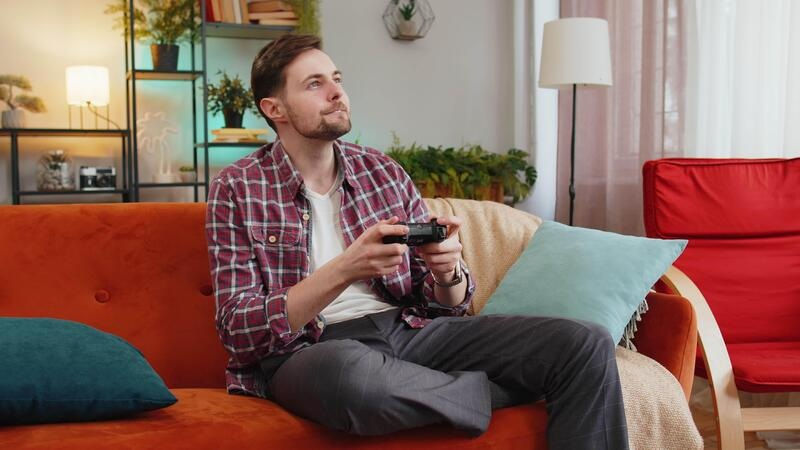
#> input picture ocarina-nostalgia/assets/fotos/Z02_nino_jugando_90s.jpg, 800 x 450 px
$ python z04.py ../../assets/fotos/Z02_nino_jugando_90s.jpg ../../assets/fotos/Z09_padre_hijo_jugando.jpg
#> lines starting #> are read from the running program, lines starting #| are printed output that depends on the picture; after the words box and inside, x2 and y2 are one past the last pixel; in counts of white or black regions, pixels touching at a corner belong together
"""Z04 ocarinas: borra la marca de agua del banco de imágenes y recorta el fondo blanco (también el encerrado por el cordón)."""
import sys
sys.path.insert(0, '/home/user/motion-graphics-test')
import numpy as np, cv2
from PIL import Image
from scipy import ndimage as ndi
src, out = sys.argv[1], sys.argv[2]
im = np.asarray(Image.open(src).convert('RGB')).copy()
#> im is the input picture: shape (450, 800, 3); mean R, G, B 137.3, 104.3, 95.5
H, W, _ = im.shape
#> H = 450; W = 800
hsv = cv2.cvtColor(im, cv2.COLOR_RGB2HSV).astype(np.float32)
L = cv2.cvtColor(im, cv2.COLOR_RGB2LAB)[..., 0].astype(np.float32)
med = cv2.medianBlur(L.astype(np.uint8), 9).astype(np.float32)
R = np.zeros((H, W), bool); R[250:308, 236:550] = True
stroke = ((L - med) > 8) & R & (hsv[..., 1] < 105)
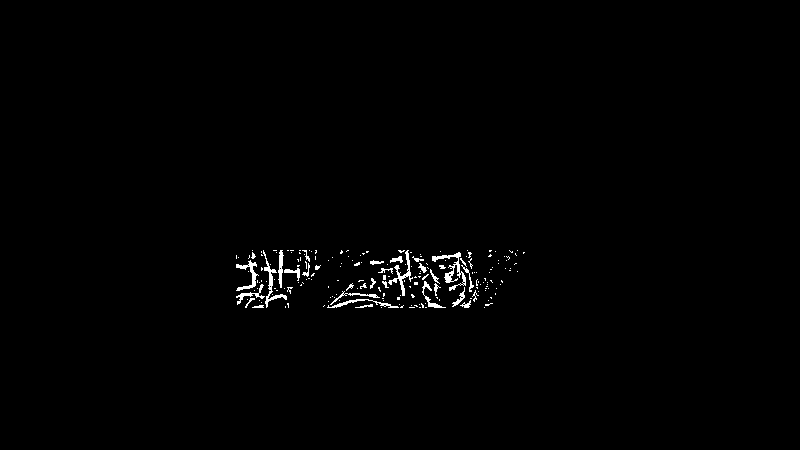
#> stroke: shape (450, 800) bool; 0.85% white in thin lines or dots, all inside (x1, y1, x2, y2) = (236, 250, 525, 308)
stroke = cv2.dilate(stroke.astype(np.uint8), np.ones((3, 3), np.uint8))
#> stroke: shape (450, 800); values 0 (black) and 1 (white), 2.1% white; 43 white regions (19 under 20 px), largest, box (x1, y1, x2, y2) and area: (235, 249, 316, 309) 2238, (377, 249, 447, 309) 1697, (431, 249, 494, 309) 1513
im = cv2.inpaint(im, stroke, 3, cv2.INPAINT_TELEA)
# segunda pasada para los restos tenues de la marca
L = cv2.cvtColor(im, cv2.COLOR_RGB2LAB)[..., 0].astype(np.float32); med = cv2.medianBlur(L.astype(np.uint8), 11).astype(np.float32)
hsv = cv2.cvtColor(im, cv2.COLOR_RGB2HSV).astype(np.float32)
st2 = ((L - med) > 5) & R & (hsv[..., 1] < 95)
#> st2: shape (450, 800) bool; 0.45% white in thin lines or dots, all inside (x1, y1, x2, y2) = (236, 250, 534, 308)
im = cv2.inpaint(im, cv2.dilate(st2.astype(np.uint8), np.ones((3, 3), np.uint8)), 3, cv2.INPAINT_TELEA)
# restos sobre la zona naranja (saturada): cualquier trazo más claro que su entorno
R3 = np.zeros((H, W), bool); R3[255:300, 425:468] = True
L = cv2.cvtColor(im, cv2.COLOR_RGB2LAB)[..., 0].astype(np.float32); med = cv2.medianBlur(L.astype(np.uint8), 13).astype(np.float32)
st3 = ((L - med) > 3) & R3
#> st3: shape (450, 800) bool; 0.21% white; 23 white regions (16 under 20 px), largest, box (x1, y1, x2, y2) and area: (425, 255, 457, 281) 253, (425, 275, 433, 299) 118, (448, 289, 460, 300) 107
im = cv2.inpaint(im, cv2.dilate(st3.astype(np.uint8), np.ones((3, 3), np.uint8)), 4, cv2.INPAINT_TELEA)
Image.fromarray(im).save(out.replace('.png', '_limpia.jpg'), quality=95)
# fondo: blanco o gris muy claro poco saturado (sombra), en manchas grandes aunque no toquen el borde
f = im.astype(np.float32); mn, mx = f.min(2), f.max(2)
light = (mn > 200) & ((mx - mn) < 28)
#> light: shape (450, 800) bool; 6.8% white; 101 white regions (87 under 20 px), largest, box (x1, y1, x2, y2) and area: (696, 0, 800, 158) 16143, (536, 83, 557, 197) 1905, (576, 19, 611, 85) 1817
lab, n = ndi.label(light); sizes = ndi.sum(light, lab, range(1, n + 1))
#> after `lab, n = ndi.label(light)`:
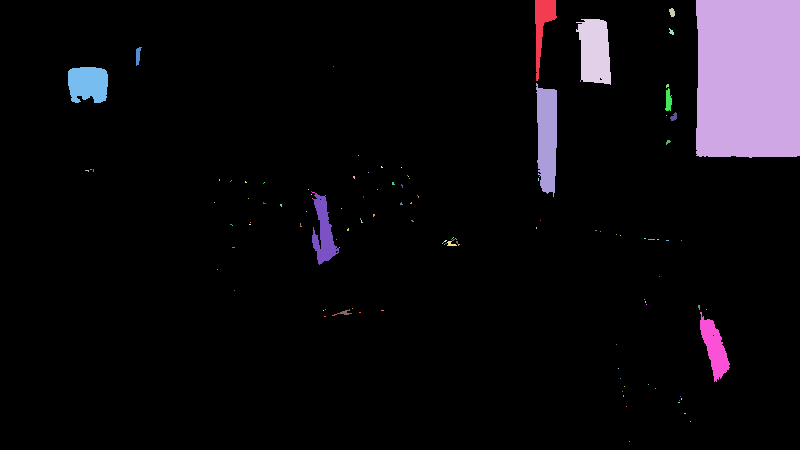
#> lab: shape (450, 800) int32; 128 distinct labels, from 0 to 127; one colour per label, 0 black
#> after `lab, n = ndi.label(light)`: n = 127
#> after `sizes = ndi.sum(light, lab, range(1, n + 1))`: sizes = 127 values, max 16143 at index 1, min 1 at index 6, mean 192.3
bg = np.isin(lab, 1 + np.where(sizes > 150)[0])
#> bg: shape (450, 800) bool; 6.6% white; 7 white regions, largest, box (x1, y1, x2, y2) and area: (696, 0, 800, 158) 16143, (536, 83, 557, 197) 1904, (576, 19, 611, 85) 1815
obj = ~bg
lab2, n2 = ndi.label(obj); s2 = ndi.sum(obj, lab2, range(1, n2 + 1)); keep = 1 + np.where(s2 > 400)[0]; obj = np.isin(lab2, keep)
#> after `lab2, n2 = ndi.label(obj)`:
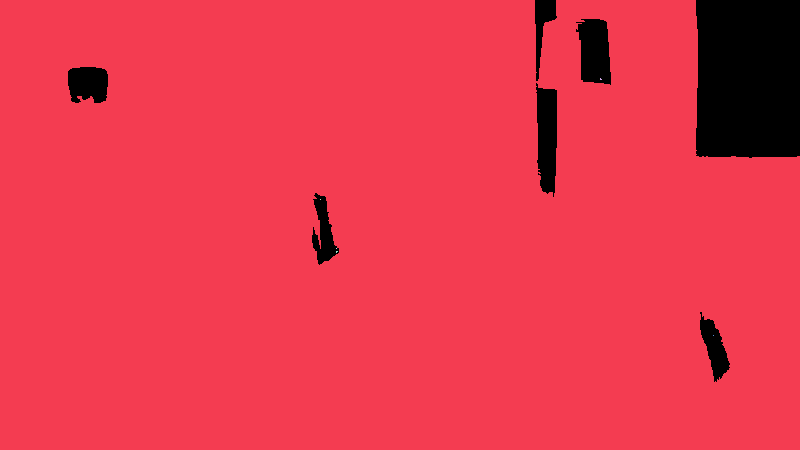
#> lab2: shape (450, 800) int32; 7 distinct labels, from 0 to 6; one colour per label, 0 black
#> after `lab2, n2 = ndi.label(obj)`: n2 = 6
#> after `s2 = ndi.sum(obj, lab2, range(1, n2 + 1))`: s2 = [336165, 3, 1, 1, 3, 1]
#> after `keep = 1 + np.where(s2 > 400)[0]`: keep = [1]
#> after `obj = np.isin(lab2, keep)`: obj: shape (450, 800) bool; 93.4% white; 7 black regions, largest, box (x1, y1, x2, y2) and area: (696, 0, 800, 158) 16143, (536, 83, 557, 197) 1904, (576, 19, 611, 85) 1818
dist = ndi.distance_transform_edt(obj)
a = np.clip(dist / 1.5, 0, 1)
ring = obj & (dist <= 2); soft = np.clip((255 - mn) / 55, 0, 1); a[ring] = np.minimum(a[ring] + 0.35, 1) * soft[ring] ** 0.5
#> after `ring = obj & (dist <= 2)`: ring: shape (450, 800) bool; 0.77% white in thin lines or dots, all inside (x1, y1, x2, y2) = (66, 0, 800, 384)
#> after `a[ring] = np.minimum(a[ring] + 0.35, 1) * soft[ring] ** 0.5`:
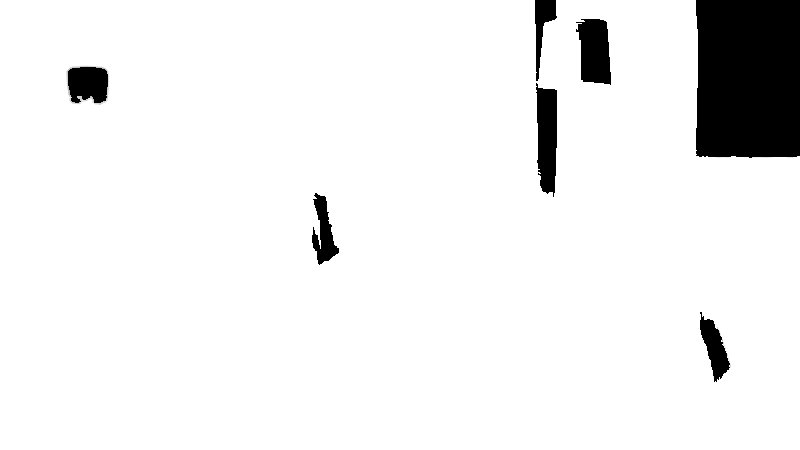
#> a: shape (450, 800) float64; min 0, max 1, mean 0.934
a = ndi.gaussian_filter(a, 0.5) * ndi.binary_dilation(obj, iterations=1)
solid = a >= 0.95; _, (iy, ix) = ndi.distance_transform_edt(~solid, return_indices=True)
#> after `solid = a >= 0.95`: solid: shape (450, 800) bool; 93% white; 6 black regions, box (x1, y1, x2, y2) and area: (695, 0, 800, 159) 16403, (534, 0, 558, 198) 3090, (575, 18, 612, 86) 2019, (66, 65, 109, 105) 1505, (311, 192, 340, 266) 1186, (699, 311, 731, 383) 1170
#> after `_, (iy, ix) = ndi.distance_transform_edt(~solid, return_indices=True)`:
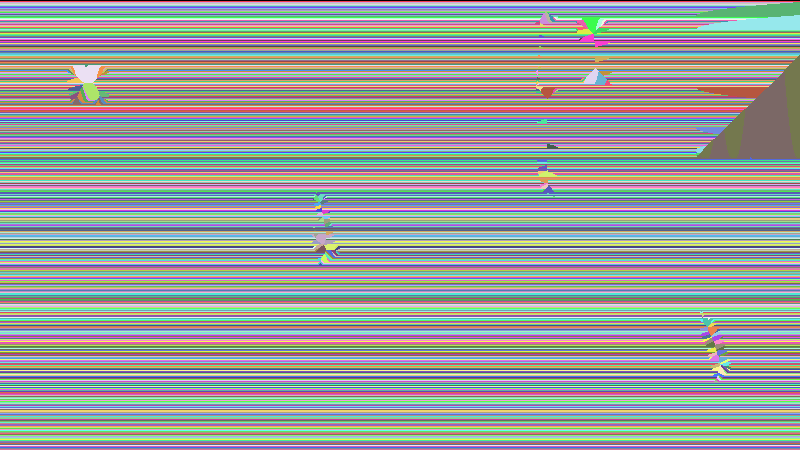
#> iy: shape (450, 800) int32; 450 distinct labels, from 0 to 449; one colour per label, 0 black
#> after `_, (iy, ix) = ndi.distance_transform_edt(~solid, return_indices=True)`:
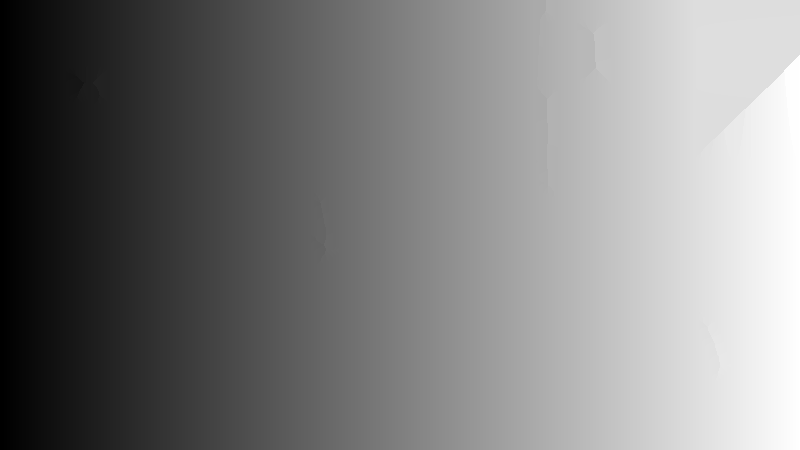
#> ix: shape (450, 800) int32; min 0, max 799, mean 398.2; drawn with min black and max white
rgb = f.copy(); e = (a > 0) & ~solid; rgb[e] = f[iy[e], ix[e]]
#> after `e = (a > 0) & ~solid`: e: shape (450, 800) bool; 0.81% white in thin lines or dots, all inside (x1, y1, x2, y2) = (66, 0, 800, 383)
#> after `rgb[e] = f[iy[e], ix[e]]`: rgb: shape (450, 800, 3) float32; mean R, G, B 136.4, 103.3, 94.5
o = Image.fromarray(np.dstack([rgb, a * 255]).clip(0, 255).astype(np.uint8), 'RGBA')
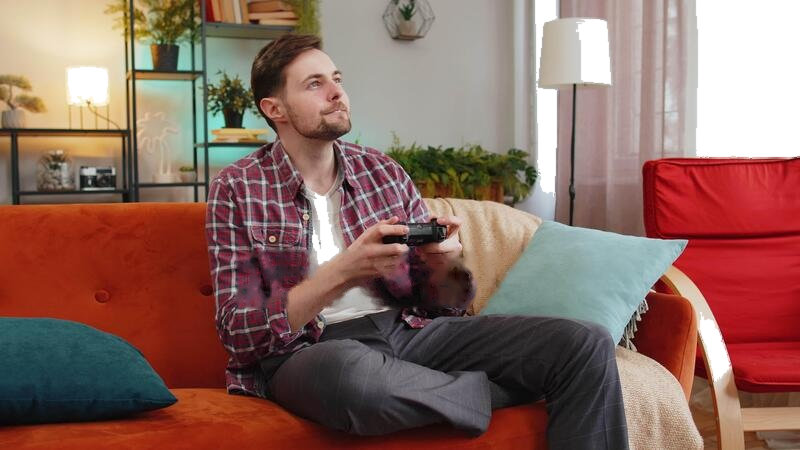
#> o: PIL image 800x450 RGBA; mean R, G, B, A 136.4, 103.3, 94.5, 238.1; transparent parts drawn white
o = o.crop(o.getchannel('A').point(lambda v: 255 if v > 8 else 0).getbbox()); o.save(out); print(out, o.size)
#| ../../assets/fotos/Z09_padre_hijo_jugando.jpg (800, 450)
